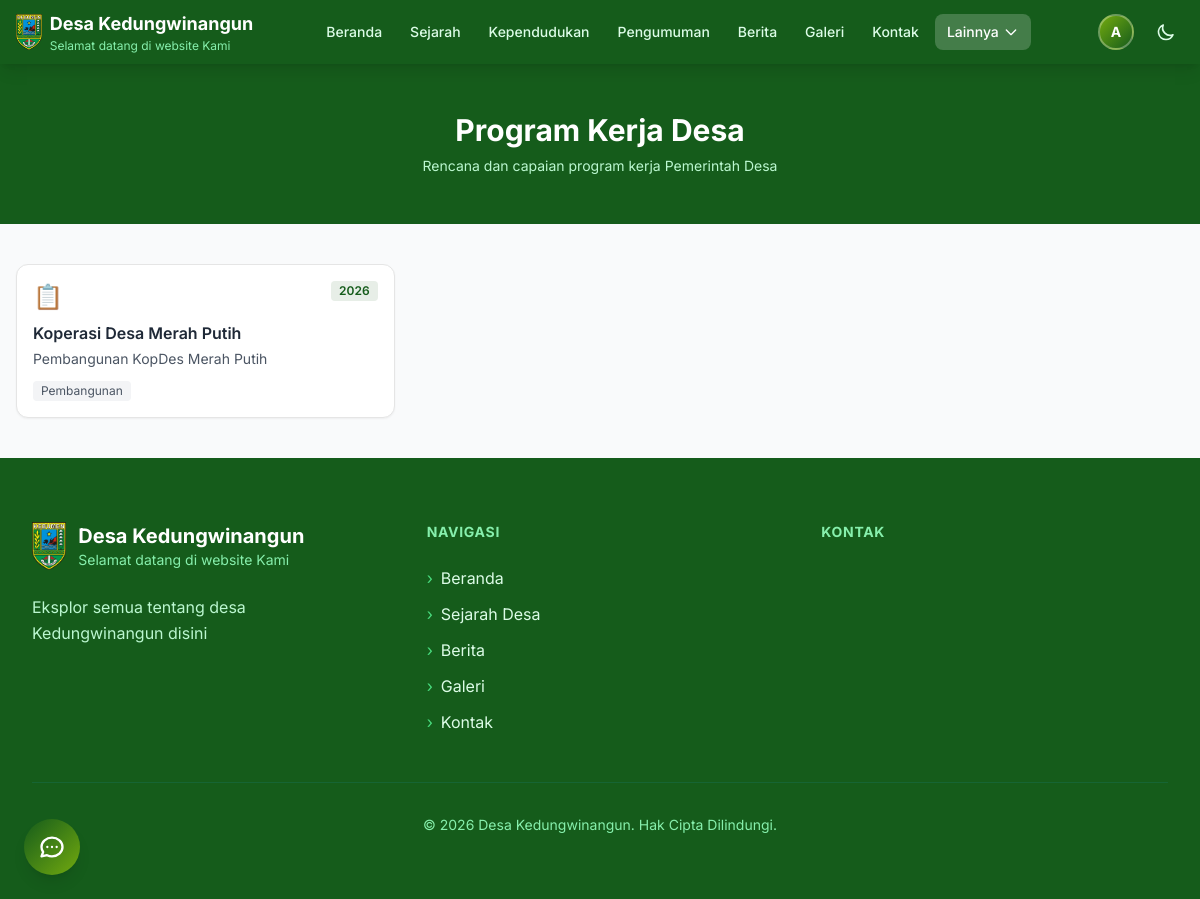
The app's page /program-kerja (signed in) with its own data.
### tables this page shows
CREATE TABLE config (
                key TEXT PRIMARY KEY,
                value TEXT
            );

CREATE TABLE program_kerja (
                id INTEGER PRIMARY KEY AUTOINCREMENT,
                judul TEXT NOT NULL,
                deskripsi TEXT,
                kategori TEXT DEFAULT 'pembangunan',
                tahun INTEGER,
                target TEXT,
                realiasi TEXT,
                anggaran TEXT,
                icon TEXT DEFAULT '📋',
                status TEXT DEFAULT 'berlangsung',
                aktif INTEGER DEFAULT 1,
                urutan INTEGER DEFAULT 0,
                created_at TIMESTAMP DEFAULT CURRENT_TIMESTAMP,
                updated_at TIMESTAMP DEFAULT CURRENT_TIMESTAMP
            );

### routes/public.py (the view)
@public_bp.route("/program-kerja")
def program_kerja():
    try:
        from models import get_all_pages, get_all_program_kerja
        from datetime import datetime
        desa_info = get_desa_info_with_maps()
        custom_pages = get_all_pages()
        tahun_filter = request.args.get('tahun', type=int)
        kategori_filter = request.args.get('kategori', '')
        program_list = get_all_program_kerja(aktif=1, tahun=tahun_filter)
        if kategori_filter:
            program_list = [p for p in program_list if p.get('kategori') == kategori_filter]
        by_status = {
            'rencana': [],
            'berlangsung': [],
            'selesai': [],
        }
        for p in program_list:
            status = p.get('status', 'berlangsung')
            if status in by_status:
                by_status[status].append(p)
            else:
                by_status['berlangsung'].append(p)
        all_program = get_all_program_kerja(aktif=1)
        tahun_list = sorted(set(p.get('tahun') for p in all_program if p.get('tahun')), reverse=True)
        if not tahun_list:
            tahun_list = [datetime.now().year]
        kategori_labels = {
            'pembangunan': 'Pembangunan',
            'pemberdayaan': 'Pemberdayaan',
            'pembinaan': 'Pembinaan',
            'pelayanan': 'Pelayanan',
            'kesehatan': 'Kesehatan',
            'pendidikan': 'Pendidikan',
            'umum': 'Umum',
        }
        status_labels = {
            'rencana': '🗓️ Rencana',
            'berlangsung': '🔄 Berlangsung',
            'selesai': '✅ Selesai',
        }
        return render_template(
            "program_kerja.html",
            page={"title": "Program Kerja"},
            desa=desa_info,
            nav_links=set_nav_active("Lainnya", request.path),
            tahun=datetime.now().year,
            site_name=desa_info['nama'],
            site_tagline=desa_info['tagline'],
            site_description=desa_info['deskripsi'],
            custom_pages=custom_pages,
            program_list=program_list,
            by_status=by_status,
            tahun_list=tahun_list,
            tahun_filter=tahun_filter,
            kategori_filter=kategori_filter,
            kategori_labels=kategori_labels,
            status_labels=status_labels,
        )
    except Exception as e:
        logger.error(f"Error loading program_kerja page: {str(e)}")
        flash('Terjadi kesalahan saat memuat halaman', 'error')
        return redirect(url_for('public.index'))

### app.py (called while the page is built, shortened)
@app.context_processor
def inject_openrouter_key():
    return {
        'openrouter_api_key': environ.get('OPENROUTER_API_KEY', '')
    }

@app.context_processor
def inject_custom_pages():
    from models import get_all_pages
    return {'custom_pages_nav': get_all_pages()}

@app.after_request
def add_security_headers(response):
    response.headers['X-Content-Type-Options'] = 'nosniff'
    response.headers['X-Frame-Options'] = 'DENY'
    response.headers['X-XSS-Protection'] = '1; mode=block'
    response.headers['Referrer-Policy'] = 'strict-origin-when-cross-origin'
    if request.path.startswith('/admin') or request.path.startswith('/login'):
        response.headers['Cache-Control'] = 'no-store, no-cache, must-revalidate, max-age=0'
        response.headers['Pragma'] = 'no-cache'
        response.headers['Expires'] = '0'
    response.headers['Permissions-Policy'] = (
        'camera=(), microphone=(), geolocation=(self "https://maps.google.com"), '
        'payment=(), usb=(), fullscreen=(self)'
    )
    return response

@app.context_processor
def inject_csrf_token():
    from flask import session
    if '_csrf_token' not in session:
        session['_csrf_token'] = secrets.token_hex(32)
    return {'csrf_token': session['_csrf_token']}

### models.py (called while the page is built)
def get_db_connection():
    conn = sqlite3.connect(Config.DB_NAME)
    conn.row_factory = sqlite3.Row
    return conn

def get_config(key, default=None):
    try:
        conn = get_db_connection()
        cursor = conn.cursor()
        cursor.execute('SELECT value FROM config WHERE key = ?', (key,))
        row = cursor.fetchone()
        conn.close()
        return row['value'] if row else (default if default is not None else DEFAULT_CONFIG.get(key, ''))
    except Exception as e:
        logger.error(f"Error getting config '{key}': {str(e)}")
        return default if default is not None else DEFAULT_CONFIG.get(key, '')

def get_desa_info():
    return {
        "nama": get_config("website_nama", DEFAULT_CONFIG["website_nama"]),
        "tagline": get_config("website_tagline", DEFAULT_CONFIG["website_tagline"]),
        "deskripsi": get_config("website_deskripsi", DEFAULT_CONFIG["website_deskripsi"]),
        "jumlah_dusun": 8,
        "jumlah_kadus": 6,
        "jumlah_kasi": 3,
        "jumlah_kaur": 3,
        "jumlah_sekdes": 1,
        "jumlah_kepala_desa": 1,
    }

### routes/public.py (called while the page is built)
def get_desa_info_with_maps():
    info = get_desa_info()
    info['maps_embed_url'] = MAPS_EMBED_URL
    info['dusun'] = DUSUN_DATA
    return info

### templates/program_kerja.html (shortened to what this page needs)
<!DOCTYPE html>
<html lang="id">
<head>
    <script src="https://cdn.tailwindcss.com"></script>
    <link rel="stylesheet" href="{{ url_for('static', filename='styles.css') }}">
</head>
<body class="bg-gray-50 font-['Inter']">
    {% include 'partials/navbar.html' %}
    <section class="bg-[#155C1B] text-white py-10 md:py-12">
        <div class="container-lg mx-auto px-4 text-center">
            <h1 class="text-2xl md:text-3xl font-bold mb-2">Program Kerja Desa</h1>
            <p class="text-green-200 text-sm">Rencana dan capaian program kerja Pemerintah Desa</p>
        </div>
    </section>
    <section class="container-lg mx-auto px-4 py-10">
        {% if program_list %}
        <div class="grid md:grid-cols-2 lg:grid-cols-3 gap-4">
            {% for program in program_list %}
            <div class="bg-white rounded-xl border border-neutral-200 shadow-sm p-4">
                <div class="flex items-start justify-between mb-2">
                    <span class="text-2xl">{{ program.icon or '📋' }}</span>
                    {% if program.tahun %}
                    <span class="px-2 py-0.5 bg-[#155C1B]/10 text-[#155C1B] rounded text-xs font-semibold">{{ program.tahun }}</span>
                    {% endif %}
                </div>
                <h3 class="font-semibold text-gray-800 mb-1 line-clamp-2">{{ program.judul }}</h3>
                <p class="text-sm text-gray-600 mb-2 line-clamp-2">{{ program.deskripsi or '' }}</p>
                {% if program.kategori %}
                <span class="inline-block px-2 py-0.5 bg-gray-100 text-gray-600 rounded text-xs">{{ kategori_labels.get(program.kategori, program.kategori) }}</span>
                {% endif %}
            </div>
            {% endfor %}
        </div>
        {% else %}
        <div class="text-center py-16">
            <p class="text-gray-500">Belum ada program kerja</p>
        </div>
        {% endif %}
    </section>
    {% include 'partials/footer.html' %}
    {% include 'partials/chatbot.html' %}
</body>
</html>

### templates/partials/navbar.html (shortened to what this page needs)
<nav class="bg-[#155C1B] sticky top-0 z-50 shadow-lg {{ navbar_extra_class or '' }}" id="main-navbar" x-data="{ mobileOpen: false, dropdownOpen: false }">
    <div class="max-w-7xl mx-auto px-4">
        <div class="flex items-center justify-between h-14 md:h-16">
            <a href="{{ url_for('public.index') }}" class="flex items-center gap-2">
                <img src="{{ url_for('static', filename='images/kebumen.png') }}" alt="Logo" class="h-9 w-auto">
                <div class="hidden sm:block">
                    <div class="text-white font-bold text-sm md:text-lg">{{ site_name or 'Desa' }}</div>
                    <div class="text-green-300 text-[10px] md:text-xs">{{ site_tagline or '' }}</div>
                </div>
            </a>
            <div class="hidden lg:flex items-center gap-1">
                {% for link in nav_links %}
                {% if link.label == 'Lainnya' %}
                <div class="relative">
                    <button @click="dropdownOpen = !dropdownOpen"
                            class="px-3 py-2 rounded-lg text-sm font-medium transition-colors flex items-center gap-1
                                   {% if link.active %}bg-white/20 text-white{% else %}text-green-100 hover:bg-white/10 hover:text-white{% endif %}">
                        Lainnya
                        <svg class="w-4 h-4 transition-transform" :class="{'rotate-180': dropdownOpen}" fill="none" stroke="currentColor" viewBox="0 0 24 24">
                            <path stroke-linecap="round" stroke-linejoin="round" stroke-width="2" d="M19 9l-7 7-7-7"/>
                        </svg>
                    </button>
                </div>
                {% else %}
                <a href="{{ link.href }}" class="px-3 py-2 rounded-lg text-sm font-medium transition-colors
                       {% if link.active %}bg-white/20 text-white{% else %}text-green-100 hover:bg-white/10 hover:text-white{% endif %}">
                    {{ link.label }}
                </a>
                {% endif %}
                {% endfor %}
            </div>
            <div class="flex items-center gap-1 md:gap-2">
                {% if session.user_logged_in %}
                <div class="relative hidden md:block">
                    <button id="btn-desktop-user" class="flex items-center gap-2 p-1.5 rounded-full hover:bg-white/10 transition-all">
                        <div class="w-9 h-9 rounded-full bg-gradient-to-br from-[#73AA0F] to-[#155C1B] flex items-center justify-center text-white font-bold text-sm border-2 border-white/30">
                            {{ session.user_nama[0]|upper if session.user_nama else 'U' }}
                        </div>
                    </button>
                </div>
                {% endif %}
                <button id="btn-dark" class="p-2 rounded-lg text-green-100 hover:bg-white/10 transition-colors" aria-label="Dark mode">
                    <svg id="icon-moon" class="w-5 h-5" fill="none" stroke="currentColor" viewBox="0 0 24 24">
                        <path stroke-linecap="round" stroke-linejoin="round" stroke-width="2" d="M20.354 15.354A9 9 0 018.646 3.646 9.003 9.003 0 0012 21a9.003 9.003 0 008.354-5.646z"/>
                    </svg>
                </button>
            </div>
        </div>
    </div>
</nav>

### templates/partials/footer.html (shortened to what this page needs)
<footer class="bg-[#155C1B] text-white">
    <div class="max-w-7xl mx-auto px-4 sm:px-6 lg:px-8 py-16">
        <div class="grid grid-cols-1 md:grid-cols-3 gap-12">
            <div class="reveal-footer">
                <a href="{{ url_for('public.index') }}" class="flex items-center gap-3 mb-6 group">
                    <img src="{{ url_for('static', filename='images/kebumen.png') }}" alt="Logo" class="h-12 w-auto transition-transform duration-300 group-hover:scale-105">
                    <div>
                        <h3 class="font-bold text-xl">{{ site_name or 'Desa' }}</h3>
                        <p class="text-green-300 text-sm">{{ site_tagline or '' }}</p>
                    </div>
                </a>
                <p class="text-green-200 leading-relaxed mb-6">{{ site_description or '' }}</p>
            </div>
            <div class="reveal-footer" style="transition-delay: 0.1s;">
                <h4 class="font-bold text-lg mb-6 text-green-300 uppercase tracking-wider text-sm">Navigasi</h4>
                <ul class="space-y-3">
                    <li>
                        <a href="{{ url_for('public.index') }}" class="text-green-100 hover:text-white transition-colors duration-200 flex items-center gap-2 group">
                            <span class="text-green-400 group-hover:translate-x-1 transition-transform duration-200">›</span>
                            Beranda
                        </a>
                    </li>
                    <li>
                        <a href="{{ url_for('public.sejarah') }}" class="text-green-100 hover:text-white transition-colors duration-200 flex items-center gap-2 group">
                            <span class="text-green-400 group-hover:translate-x-1 transition-transform duration-200">›</span>
                            Sejarah Desa
                        </a>
                    </li>
                    <li>
                        <a href="{{ url_for('public.berita') }}" class="text-green-100 hover:text-white transition-colors duration-200 flex items-center gap-2 group">
                            <span class="text-green-400 group-hover:translate-x-1 transition-transform duration-200">›</span>
                            Berita
                        </a>
                    </li>
                    <li>
                        <a href="{{ url_for('public.galeri') }}" class="text-green-100 hover:text-white transition-colors duration-200 flex items-center gap-2 group">
                            <span class="text-green-400 group-hover:translate-x-1 transition-transform duration-200">›</span>
                            Galeri
                        </a>
                    </li>
                    <li>
                        <a href="{{ url_for('public.kontak') }}" class="text-green-100 hover:text-white transition-colors duration-200 flex items-center gap-2 group">
                            <span class="text-green-400 group-hover:translate-x-1 transition-transform duration-200">›</span>
                            Kontak
                        </a>
                    </li>
                </ul>
            </div>
            <div class="reveal-footer" style="transition-delay: 0.2s;">
                <h4 class="font-bold text-lg mb-6 text-green-300 uppercase tracking-wider text-sm">Kontak</h4>
            </div>
        </div>
        <div class="mt-12 pt-8 border-t border-green-800 text-center">
            <p class="text-green-300 text-sm">© {{ tahun }} {{ site_name or 'Desa' }}. Hak Cipta Dilindungi.</p>
        </div>
    </div>
</footer>

### records on screen
config: value "Desa Kedungwinangun"
config: value "Selamat datang di website Kami"
program_kerja: icon "📋", tahun "2026", judul "Koperasi Desa Merah Putih", deskripsi "Pembangunan KopDes Merah Putih", get "Pembangunan"
config: value "Eksplor semua tentang desa Kedungwinangun disini"

### other values on screen
{{ link.label }} "Beranda" "Sejarah" "Kependudukan" "Pengumuman" "Berita" "Galeri" "Kontak"
{{ session.user_nama[0]|upper if session.user_nama else 'U' }} "A"
{{ tahun }} "2026"
